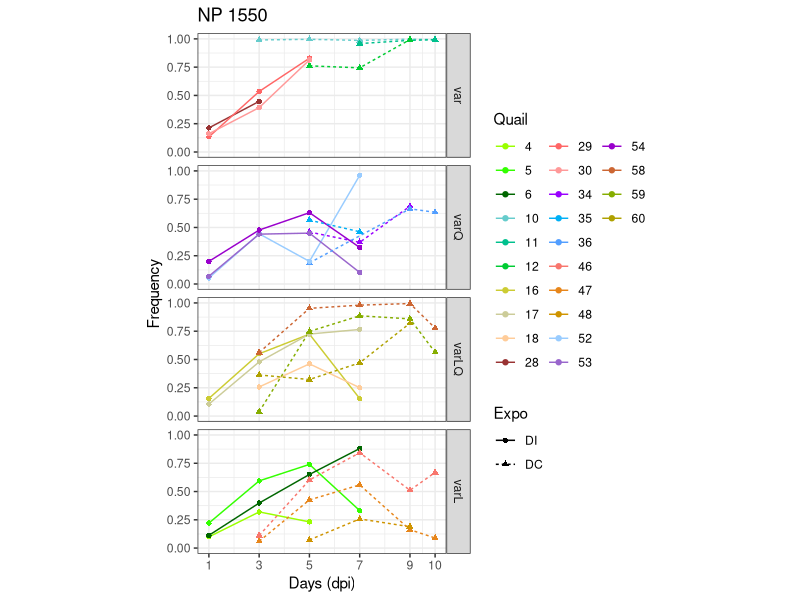
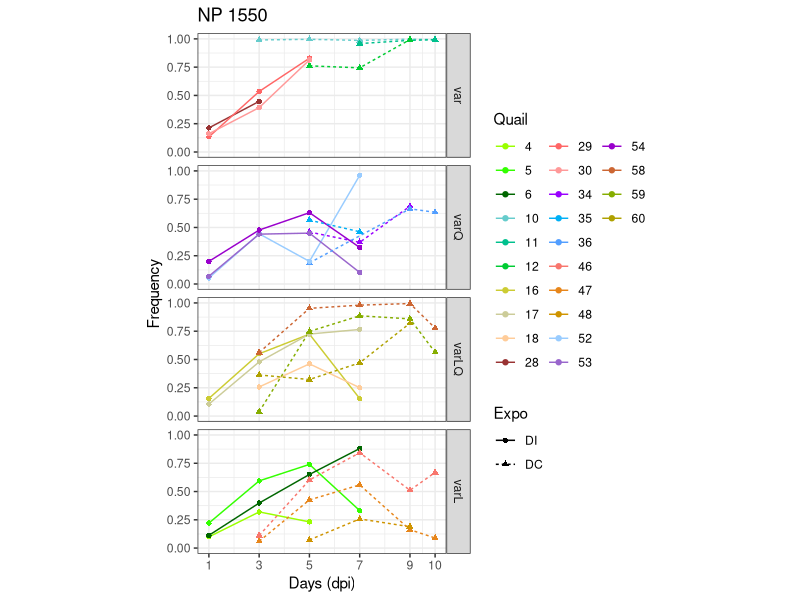

These figures' R source, in order:
## ---- chunk 1
library(dplyr)
library(ggplot2)
library(stringr)
## ---- chunk 2
# Import table
Complete.Extended.AF.Cov.SNPdat.final.dpi <-
  read.table("Complete.Extended.AF.Cov.SNPdat.final.dpi.txt", 
                                                   head = T)

# Filter position.
Expo.Shared.NP.1550 <- Complete.Extended.AF.Cov.SNPdat.final.dpi %>% 
  filter(Segment == 5 & Position == "1550") %>% 
  select(Expo, 
         Quail, 
         Group, 
         Segment, 
         Position, 
         Freq, 
         day) %>% 
  arrange(Quail, day) 

# Add levels to organize data for plot.
Expo.Shared.NP.1550$Expo <- factor(Expo.Shared.NP.1550$Expo,
                                   levels = c("DI", "DC"))
Expo.Shared.NP.1550$Quail <- factor(Expo.Shared.NP.1550$Quail,
                                    levels = c("4", "5", "6", 
                                               "10","11","12",
                                               "16","17","18",
                                               "28","29","30",
                                               "34","35","36",
                                               "46","47","48",
                                               "52","53","54",
                                               "58","59","60"))
Expo.Shared.NP.1550$Group <- factor(Expo.Shared.NP.1550$Group,
                                   levels = c("var", "varQ", "varLQ", "varL"))

# Assign colors
## Assign colors to "Extended" quails

fill_colors.Ext <- c("4" = "#99FF00", "5" = "#33FF00", "6" = "#006600", 
                     "16" = "#CCCC33","17" = "#CCCC99","18" = "#FFCC99",
                     "28" = "#993333","29" = "#FF6666","30" = "#FF9999",
                     "52" = "#99CCFF","53" = "#9966CC","54" = "#9900CC",
                     
                     "10" = "#66CCCC", "11" = "#00C08D", "12" = "#00CC33", 
                     "58" = "#CC6633","59" = "#85AD00","60" = "#AFA100",
                     "34" = "#9900FF","35" = "#00B0F6","36" = "#529EFF",
                     "46" = "#F8766D","47" = "#E7861B","48" = "#CF9400")  

# Plot
Expo.Shared.NP.1550.plot<-
  ggplot(Expo.Shared.NP.1550,aes(x=as.numeric(day), 
                                 y=Freq, color = Quail)) +
  geom_line(aes(linetype=Expo))+
  geom_point(aes(shape = Expo)) +
  ggtitle("NP 1550") +
  scale_color_manual(values = fill_colors.Ext) +
  scale_x_continuous(breaks = c(1, 3, 5, 7, 9, 10)) +
  scale_y_continuous(limits = c(0,1)) +
  ylab("Frequency") + xlab("Days (dpi)") + theme_bw() +
  guides(col = guide_legend(nrow = 10)) +
  coord_fixed(ratio = 4.5) +
  facet_grid(Group~.) 
print(Expo.Shared.NP.1550.plot)
ggsave("Expo.Shared.NP.1550.plot.pdf", dpi=350, height = 4, width = 4.5)
